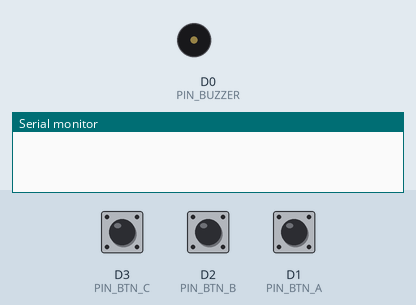
A sketch run on a simulated ESP8266 (NodeMCU). On the bench: buzzer (waves = sounding, pin HIGH), the last lines printed to the serial monitor. Inputs (shaded band) come from the test bench; at power-on: D3 (PIN_BTN_C) HIGH, D2 (PIN_BTN_B) HIGH, D1 (PIN_BTN_A) HIGH.

Above: at 1.2 s.
1.3 s: D3 (PIN_BTN_C) pulled LOW for 0.15 s
At 2.2 s:
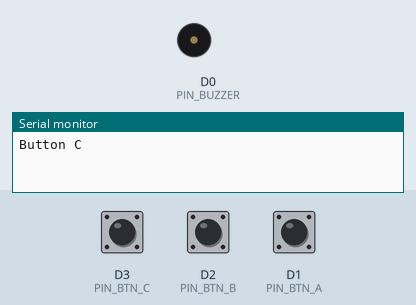
2.9 s: D2 (PIN_BTN_B) pulled LOW for 0.15 s
At 3.2 s:
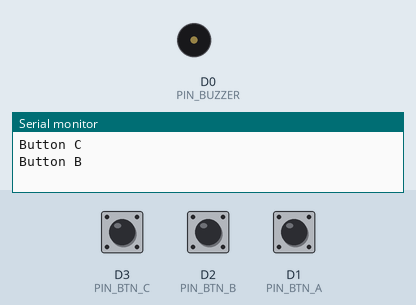
4.5 s: D1 (PIN_BTN_A) pulled LOW for 0.15 s
At 5.9 s:
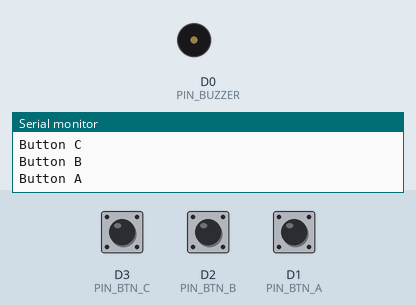
Timing chart, 0 to 7.5 s (numbered marks = the images above; inputs shaded):
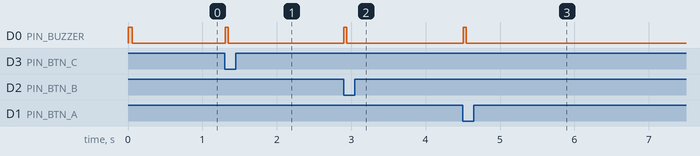

Measured:
- after the input at 1.3 s, D0 (PIN_BUZZER): LOW → HIGH at once, → LOW 0.04 s later
- after the input at 2.9 s, D0 (PIN_BUZZER): LOW → HIGH at once, → LOW 0.04 s later
- after the input at 4.5 s, D0 (PIN_BUZZER): LOW → HIGH at once, → LOW 0.04 s later

The sketch:

io_test.ino
```cpp
// Buttons + buzzer check: each button press prints its name and chirps.
const int PIN_BUZZER = D0;  // NPN base through 1k
const int PIN_BTN_A  = D1;  // buttons to GND, internal pull-up
const int PIN_BTN_B  = D2;
const int PIN_BTN_C  = D3;

const int buttons[] = {PIN_BTN_A, PIN_BTN_B, PIN_BTN_C};
const char* names[] = {"A", "B", "C"};
bool lastDown[3] = {false, false, false};

void chirp(int ms) {
  digitalWrite(PIN_BUZZER, HIGH);
  delay(ms);
  digitalWrite(PIN_BUZZER, LOW);
}

void setup() {
  Serial.begin(115200);
  pinMode(PIN_BUZZER, OUTPUT);
  digitalWrite(PIN_BUZZER, LOW);
  for (int i = 0; i < 3; i++) pinMode(buttons[i], INPUT_PULLUP);
  chirp(60);
}

void loop() {
  for (int i = 0; i < 3; i++) {
    bool down = digitalRead(buttons[i]) == LOW;
    if (down && !lastDown[i]) {
      Serial.print("Button ");
      Serial.println(names[i]);
      chirp(40);
    }
    lastDown[i] = down;
  }
  delay(10);  // crude debounce
}
```
